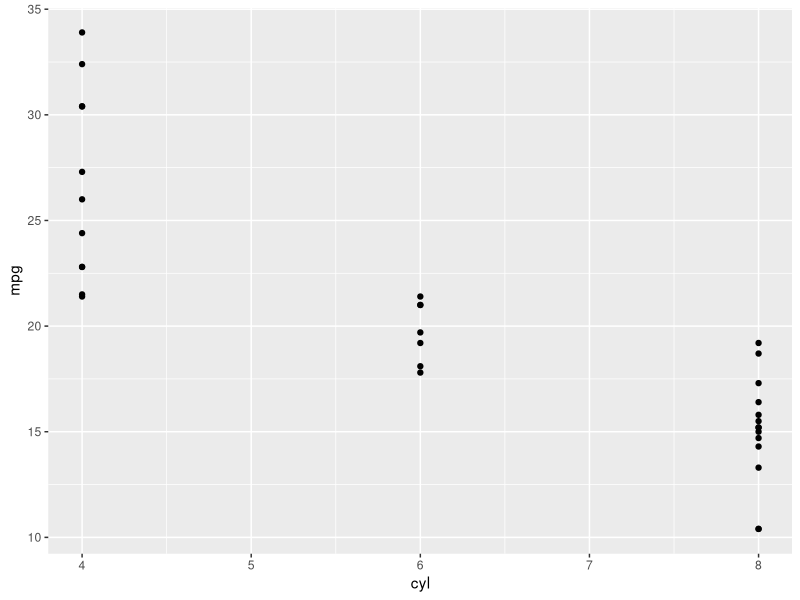
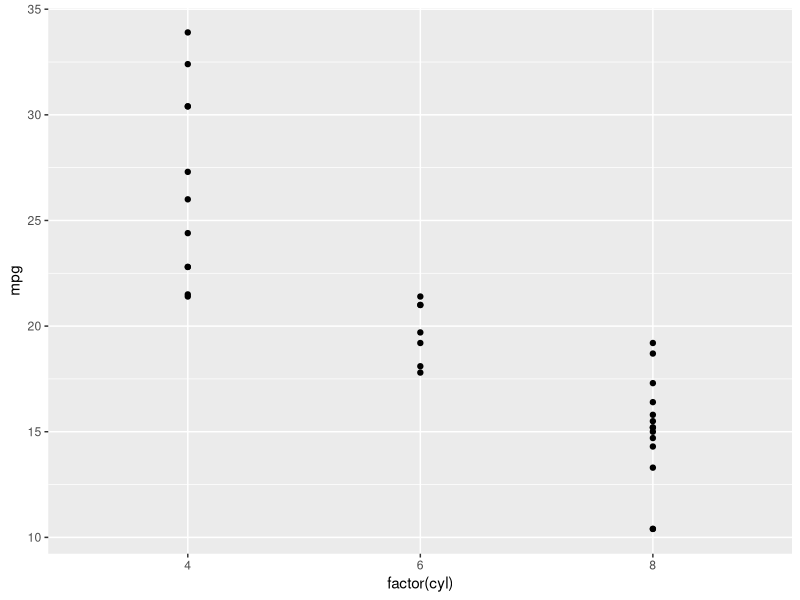
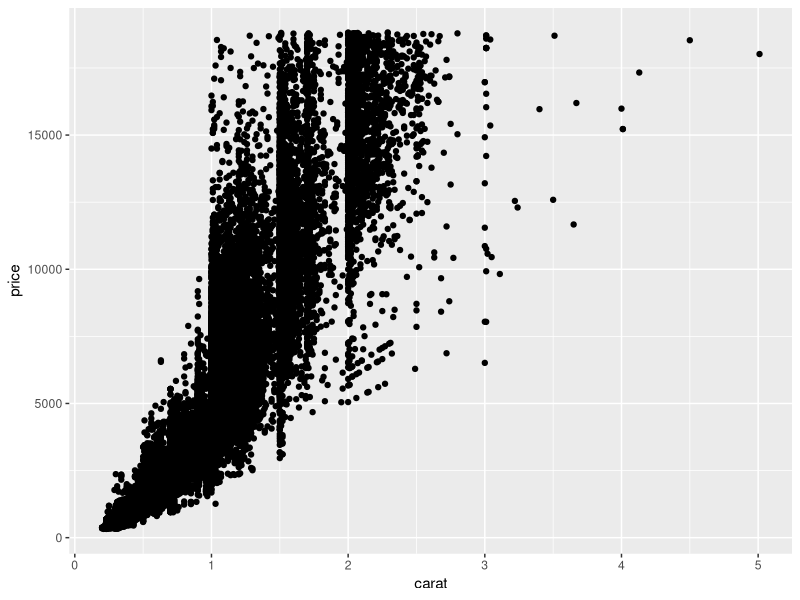
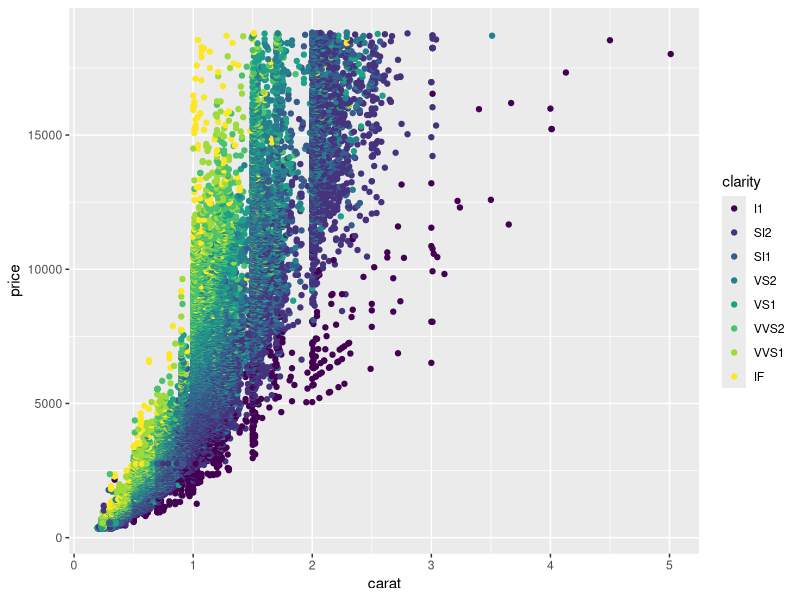
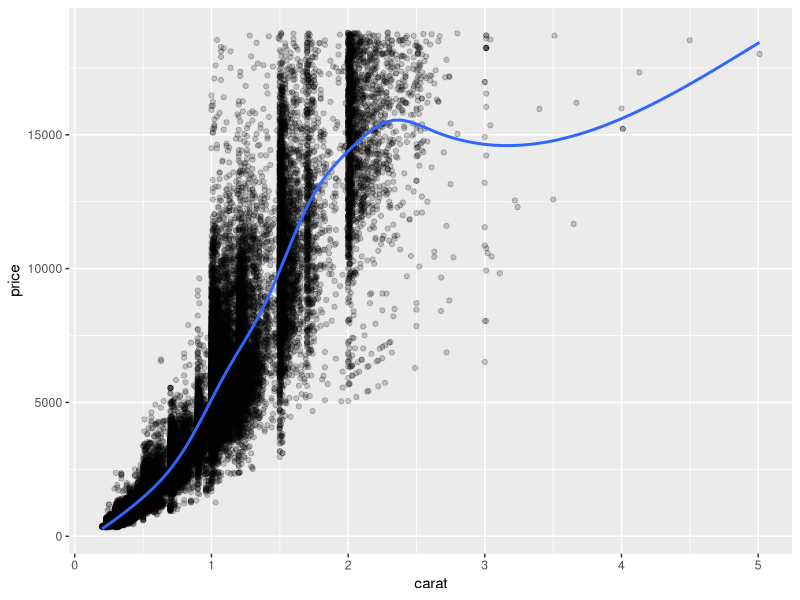
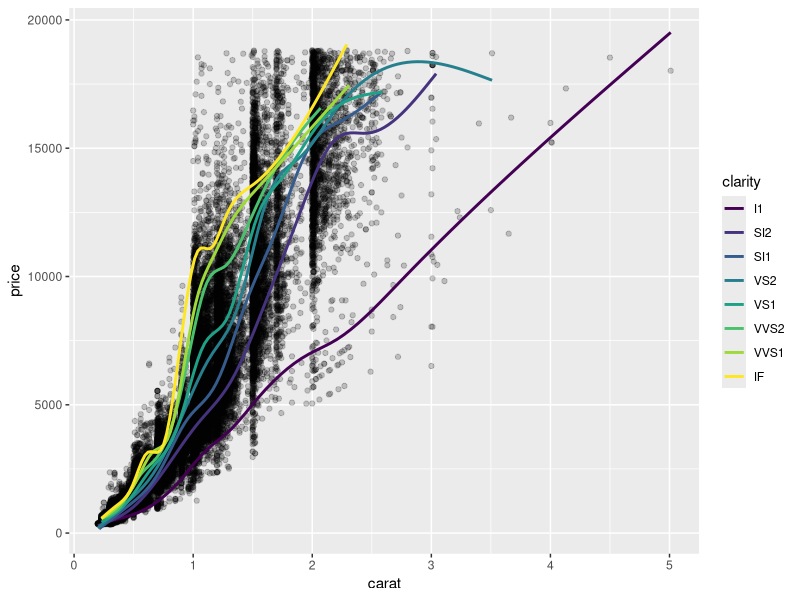
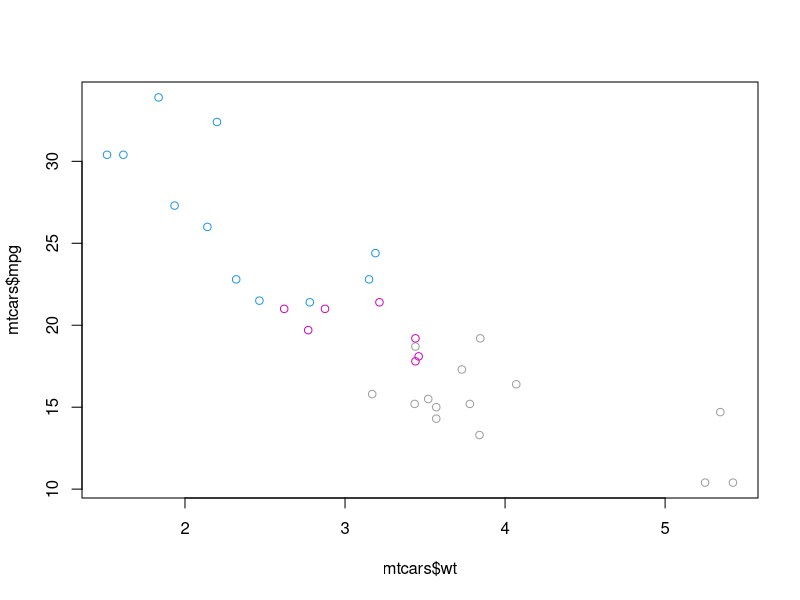
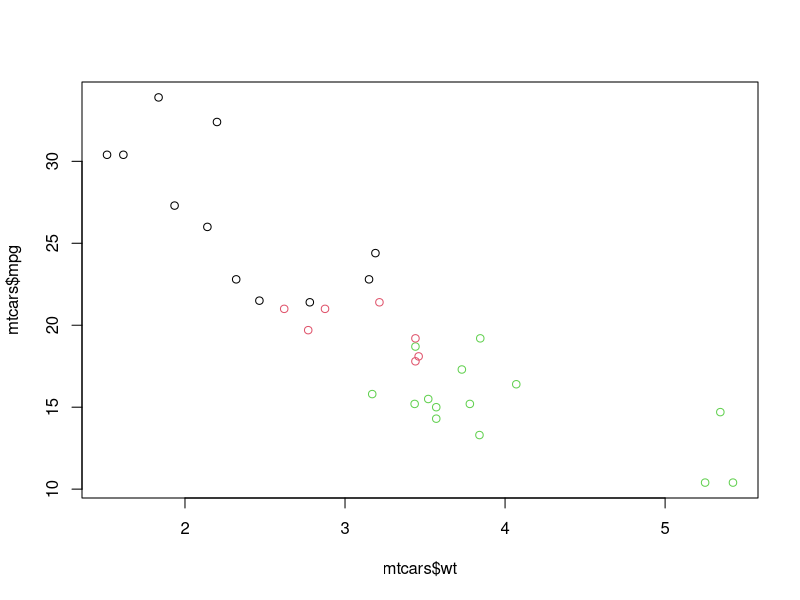

These figures' R source, in order:
## ---- chunk 1
# Load the ggplot2 package
library(ggplot2)

# Explore the mtcars data frame with str()
str(mtcars)

#Plot
ggplot(mtcars, aes(x = cyl, y = mpg)) +
  geom_point()
## ---- chunk 2
# cyl is treated as factor
ggplot(mtcars, aes(x = factor(cyl), y = mpg)) +
  geom_point()
## ---- chunk 3
# Create the object containing the data and aes layers: dia_plot
dia_plot <- ggplot(diamonds, aes(x = carat, y = price))

# Add a geom layer with + and geom_point()
dia_plot + geom_point()

# Add the same geom layer, but with aes() inside
dia_plot + geom_point(aes(color = clarity))
## ---- chunk 4
# 1 - The dia_plot object has been created for you
dia_plot <- ggplot(diamonds, aes(x = carat, y = price))

# 2 - Expand dia_plot by adding geom_point() with alpha set to 0.2
dia_plot <- dia_plot + geom_point(alpha = 0.2)

# 3 - Plot dia_plot with additional geom_smooth() with se set to FALSE
# se = F to avoid error shading
dia_plot + geom_smooth(se = FALSE)

# 4 - Copy the command from above and add aes() with the correct mapping to geom_smooth()
dia_plot + geom_smooth(aes(col = clarity), se = FALSE)
## ---- chunk 5
# Plot the correct variables of mtcars
plot(mtcars$wt, mtcars$mpg, col = mtcars$cyl)

# Change cyl inside mtcars to a factor
mtcars$fcyl <- as.factor(mtcars$cyl)

# Make the same plot as in the first instruction
plot(mtcars$wt, mtcars$mpg, col = mtcars$fcyl)
## ---- chunk 6
# Convert cyl to factor (don't need to change)
mtcars$cyl <- as.factor(mtcars$cyl) 

# Example from base R (don't need to change)
plot(mtcars$wt, mtcars$mpg, col = mtcars$cyl)
abline(lm(mpg ~ wt, data = mtcars), lty = 2)
lapply(mtcars$cyl, function(x) {
  abline(lm(mpg ~ wt, mtcars, subset = (cyl == x)), col = x)
  })
legend(x = 5, y = 33, legend = levels(mtcars$cyl),
       col = 1:3, pch = 1, bty = "n")

# Plot 1: add geom_point() to this command to create a scatter plot
ggplot(mtcars, aes(x = wt, y = mpg, col = cyl)) +
  geom_point()  # Fill in using instructions Plot 1

# Plot 2: include the lines of the linear models, per cyl
ggplot(mtcars, aes(x = wt, y = mpg, col = cyl)) +
  geom_point() + # Copy from Plot 1
  geom_smooth(method = lm, se = FALSE)   # Fill in using instructions Plot 2

# Plot 3: include a lm for the entire dataset in its whole
ggplot(mtcars, aes(x = wt, y = mpg, col = cyl)) +
  geom_point() + # Copy from Plot 2
  geom_smooth(method = lm, se = FALSE) + # Copy from Plot 2
  geom_smooth(aes(group = 1), method = lm, se = FALSE, linetype = 2)   # Fill in using instructions Plot 3
## ---- chunk 7
# Load the tidyr package
library(tidyr)

# produce to the correct iris.tidy dataset
iris.tidy <- iris %>%
  gather(key, Value, -Species) %>%
  separate(key, c("Part", "Measure"), "\\.")

#compare
head(iris)

head(iris.tidy)
## ---- chunk 8
# 4 - Change shape and size of the points in the above plot
ggplot(mtcars, aes(x = wt, y = mpg, color = cyl)) +
  geom_point(shape = 1, size = 4)
## ---- chunk 9
# 3 - Map am to col in the above plot
ggplot(mtcars, aes(x = wt, y = mpg, fill = cyl, col = am)) +
  geom_point(shape = 21, size = 4, alpha = 0.6)
## ---- chunk 10
cyl.am <- ggplot(mtcars, aes(x = factor(cyl), fill = factor(am)))

cyl.am + geom_bar() #position = "stack" by default

# Fill - show proportion
cyl.am + geom_bar(position = "fill")  

# Dodging - principles of similarity and proximity
cyl.am + geom_bar(position = "dodge") 
## ---- chunk 11
# Basic scatter plot: wt on x-axis and mpg on y-axis; map cyl to col
ggplot(mtcars, aes(x = wt, y = mpg, color = cyl)) + geom_point(size = 4)

# Hollow circles - an improvement
ggplot(mtcars, aes(x = wt, y = mpg, color = cyl)) + geom_point(size = 4, shape = 1)

# Add transparency - very nice
ggplot(mtcars, aes(x = wt, y = mpg, color = cyl)) + geom_point(size = 4, shape = 1, alpha = 0.6)
## ---- chunk 12
# Basic
ggplot(mtcars, aes(x = cyl, y = wt)) +
  geom_point()

# With geom_jitter() #default position = "jitter"
ggplot(mtcars, aes(x = cyl, y = wt)) +
  geom_jitter()

# 2 - Set width in geom_jitter() #can modify
ggplot(mtcars, aes(x = cyl, y = wt)) +
  geom_jitter(width = 0.1)

# 3 - Set position = position_jitter() in geom_point() ()
ggplot(mtcars, aes(x = cyl, y = wt)) +
  geom_point(position = position_jitter(0.1))
## ---- chunk 13
# 1 - Make a univariate histogram
ggplot(mtcars, aes(x = mpg)) + geom_histogram()

# 2 - Plot 1, plus set binwidth to 1 in the geom layer
ggplot(mtcars, aes(x = mpg)) + geom_histogram(binwidth = 1) 

# 3 - Plot 2, plus MAP ..density.. to the y aesthetic (i.e. in a second aes() function)
ggplot(mtcars, aes(x = mpg)) + geom_histogram(binwidth = 1, aes(y = ..density..)) 
## ---- chunk 14
# Draw a bar plot of cyl, filled according to am
ggplot(mtcars, aes(x = cyl, fill = am)) + geom_bar()

# Change the position argument to stack
ggplot(mtcars, aes(x = cyl, fill = am)) + geom_bar(position = "stack")

# Change the position argument to fill
ggplot(mtcars, aes(x = cyl, fill = am)) + geom_bar(position = "fill")

# Change the position argument to dodge
ggplot(mtcars, aes(x = cyl, fill = am)) + geom_bar(position = "dodge")
## ---- chunk 15
# A basic histogram, add coloring defined by cyl
ggplot(mtcars, aes(mpg, fill = cyl)) + geom_histogram(binwidth = 1)

# Change geom to freqpoly (position is identity by default)
ggplot(mtcars, aes(mpg, col = cyl)) + geom_freqpoly(binwidth = 1)
## ---- chunk 16
# Print out head of economics
head(economics)

# Plot unemploy as a function of date using a line plot
ggplot(economics, aes(x = date, y = unemploy)) + geom_line()

# Adjust plot to represent the fraction of total population that is unemployed
ggplot(economics, aes(x = date, y = unemploy/pop)) + geom_line()
## ---- chunk 17
# The old way (shown)
plot(mpg ~ wt, data = mtcars) # formula notation
with(mtcars, plot(wt, mpg)) # x, y notation

# Using ggplot:
ggplot(mtcars, aes(x = wt, y = mpg)) + geom_point()

# Using qplot: assumes geom_?, in this case geom_point()
qplot(wt, mpg, data = mtcars)

# Using aesthetics
qplot(wt, mpg, data = mtcars, color = hp)

# qplot() with geom set to jitter manually
qplot(factor(cyl), factor(vs), data = mtcars) #before
qplot(factor(cyl), factor(vs), data = mtcars, geom = "jitter") #after
